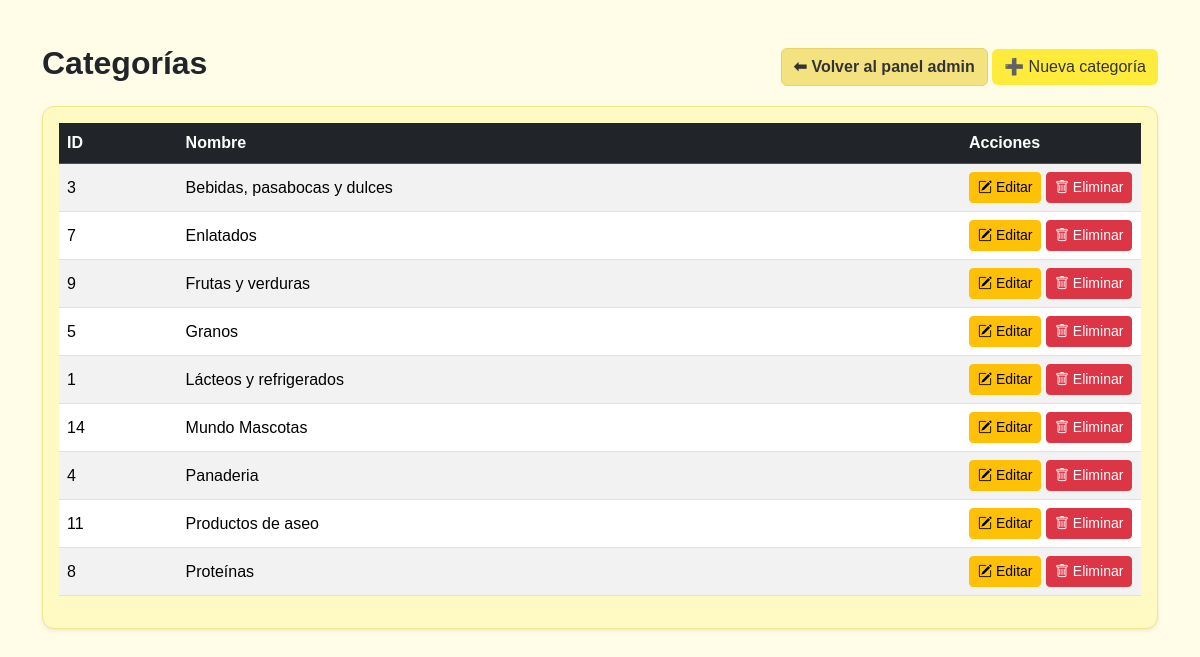
/tienda_la_ventanita-mvc/index.php?action=categorias (signed in), run on the app's committed database.
### tables this page shows
CREATE TABLE `categorias` (
  `idCategoria` int(11) NOT NULL,
  `nombre` varchar(30) DEFAULT NULL
);

### tienda_la_ventanita-mvc/Controllers/CategoriaController.php (called while the page is built, shortened)
<?php
require_once './Model/Categoria.php';
class CategoriaController
{
    private $model;
    public function __construct()
    {
        $db = (new Database())->getConnection();
        $this->model = new CategoriaModel($db);
    }
    public function listarCategorias()
    {
        $categorias = $this->model->listar();
        include './Views/Categorias/listar.php';
    }
}

### tienda_la_ventanita-mvc/Model/Categoria.php (called while the page is built, shortened)
<?php
class CategoriaModel
{
    private $conn;
    private $table = "categorias";
    public function __construct($db)
    {
        $this->conn = $db;
    }
    public function listar()
    {
        $stmt = $this->conn->prepare("SELECT * FROM $this->table ORDER BY nombre ASC");
        $stmt->execute();
        return $stmt->fetchAll(PDO::FETCH_ASSOC);
    }
}

### tienda_la_ventanita-mvc/Views/categorias/listar.php (the view, shortened to what this page needs)
<!DOCTYPE html>
<html lang="es">
<head>
<link href="https://cdn.jsdelivr.net/npm/bootstrap@5.3.3/dist/css/bootstrap.min.css" rel="stylesheet">
<link href="https://cdn.jsdelivr.net/npm/bootstrap-icons@1.11.3/font/bootstrap-icons.css" rel="stylesheet">
<link rel="stylesheet" href="Views/css/styles.css">
</head>
<body>
<div class="container mt-4">
    <div class="d-flex justify-content-between align-items-center mb-3">
        <h2 class="fw-bold">Categorías</h2>
        <div>
            <a href="index.php?action=dashboard"
               class="btn"
               style="background:#f3e27f; color:#333; font-weight:bold; border:1px solid #e5d469;">
               ⬅ Volver al panel admin
            </a>
            <a href="index.php?action=categoriaCrear" class="btn btn-custom">
                ➕ Nueva categoría
            </a>
        </div>
    </div>
    <div class="card card-custom p-3 shadow-sm">
        <table class="table table-striped table-hover align-middle">
            <thead class="table-dark">
                <tr>
                    <th>ID</th>
                    <th>Nombre</th>
                    <th width="180">Acciones</th>
                </tr>
            </thead>
            <tbody>
                <?php foreach($categorias as $cat): ?>
                <tr>
                    <td><?= $cat['idCategoria']; ?></td>
                    <td><?= $cat['nombre']; ?></td>
                    <td>
                        <a href="index.php?action=categoriaEditar&id=<?= $cat['idCategoria']; ?>"
                           class="btn btn-sm btn-warning">
                           <i class="bi bi-pencil-square"></i> Editar
                        </a>
                        <a href="index.php?action=categoriaEliminar&id=<?= $cat['idCategoria']; ?>"
                           class="btn btn-sm btn-danger"
                           onclick="return confirm('¿Eliminar esta categoría?')">
                           <i class="bi bi-trash"></i> Eliminar
                        </a>
                    </td>
                </tr>
                <?php endforeach; ?>
            </tbody>
        </table>
    </div>
</div>
</body>
</html>

### tienda_la_ventanita-mvc/Views/css/styles.css (style rules this page uses)
body { background: #FFF8ED; font-family: "Poppins", sans-serif; padding: 20px; }
body { background: #fffde7; }
.card-custom { background: #fff9c4; border-radius: 12px; border: 1px solid #f0e68c; }
.table thead { background: #fdd835; color: #333; }
.btn-custom { background: #ffeb3b; color: #333; border: none; }
.btn-custom { background: #ffeb3b; color: #333; }

### data on the page
categorias: idCategoria "3", nombre "Bebidas, pasabocas y dulces"
categorias: idCategoria "7", nombre "Enlatados"
categorias: idCategoria "9", nombre "Frutas y verduras"
categorias: idCategoria "5", nombre "Granos"
categorias: idCategoria "1", nombre "Lácteos y refrigerados"
categorias: idCategoria "14", nombre "Mundo Mascotas"
categorias: idCategoria "4", nombre "Panaderia"
categorias: idCategoria "11", nombre "Productos de aseo"
categorias: idCategoria "8", nombre "Proteínas"
